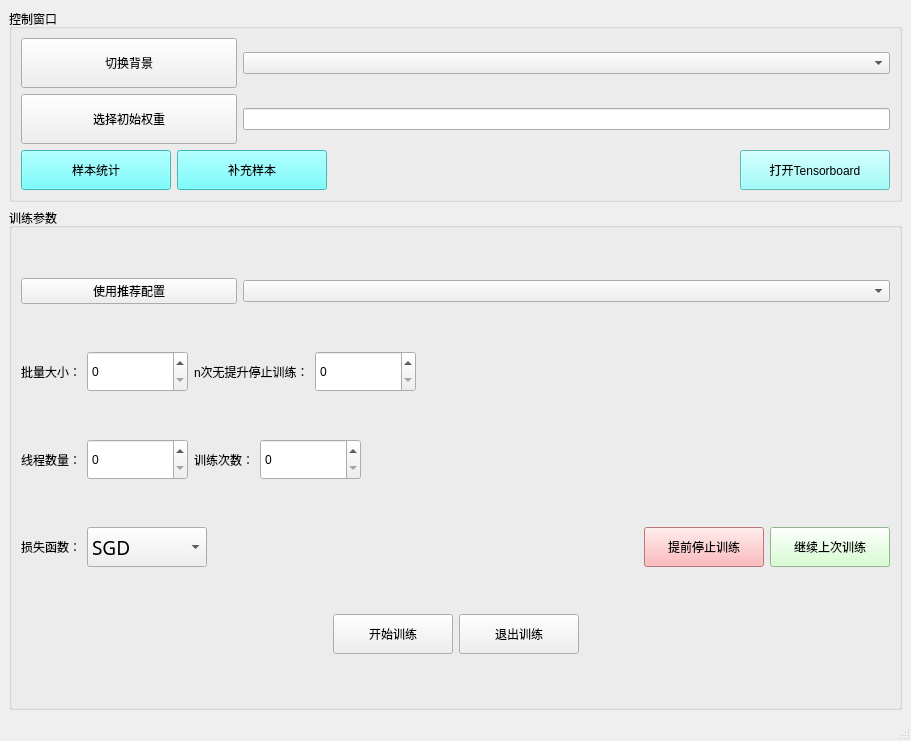
<?xml version="1.0" encoding="UTF-8"?>
<ui version="4.0">
 <class>MainWindow</class>
 <widget class="QMainWindow" name="MainWindow">
  <property name="geometry">
   <rect>
    <x>0</x>
    <y>0</y>
    <width>911</width>
    <height>741</height>
   </rect>
  </property>
  <property name="windowTitle">
   <string>训练界面</string>
  </property>
  <widget class="QWidget" name="centralwidget">
   <layout class="QVBoxLayout" name="verticalLayout" stretch="1,3">
    <item>
     <widget class="QGroupBox" name="groupBox_2">
      <property name="styleSheet">
       <string notr="true">font: 10pt &quot;新宋体&quot;;</string>
      </property>
      <property name="title">
       <string>控制窗口</string>
      </property>
      <layout class="QVBoxLayout" name="verticalLayout_4" stretch="1,1,1">
       <property name="sizeConstraint">
        <enum>QLayout::SetDefaultConstraint</enum>
       </property>
       <item>
        <layout class="QHBoxLayout" name="horizontalLayout_9" stretch="1,3">
         <item>
          <widget class="QPushButton" name="QpushButton_background">
           <property name="minimumSize">
            <size>
             <width>100</width>
             <height>50</height>
            </size>
           </property>
           <property name="styleSheet">
            <string notr="true">font: 14pt &quot;新宋体&quot;;</string>
           </property>
           <property name="text">
            <string>切换背景</string>
           </property>
          </widget>
         </item>
         <item>
          <widget class="QComboBox" name="QComboBox_background">
           <property name="styleSheet">
            <string notr="true">font: 14pt &quot;新宋体&quot;;</string>
           </property>
          </widget>
         </item>
        </layout>
       </item>
       <item>
        <layout class="QHBoxLayout" name="horizontalLayout_10" stretch="1,3">
         <item>
          <widget class="QPushButton" name="QPushButton_weight">
           <property name="minimumSize">
            <size>
             <width>100</width>
             <height>50</height>
            </size>
           </property>
           <property name="styleSheet">
            <string notr="true">font: 14pt &quot;新宋体&quot;;</string>
           </property>
           <property name="text">
            <string>选择初始权重</string>
           </property>
          </widget>
         </item>
         <item>
          <widget class="QLineEdit" name="lineEdit_weight">
           <property name="styleSheet">
            <string notr="true">font: 14pt &quot;新宋体&quot;;</string>
           </property>
          </widget>
         </item>
        </layout>
       </item>
       <item>
        <layout class="QHBoxLayout" name="horizontalLayout_11" stretch="1,0,0,0">
         <item>
          <widget class="QPushButton" name="QPushButton_data">
           <property name="minimumSize">
            <size>
             <width>150</width>
             <height>40</height>
            </size>
           </property>
           <property name="maximumSize">
            <size>
             <width>150</width>
             <height>40</height>
            </size>
           </property>
           <property name="styleSheet">
            <string notr="true">font: 14pt &quot;新宋体&quot;;
background:rgb(85, 255, 255)</string>
           </property>
           <property name="text">
            <string>样本统计</string>
           </property>
          </widget>
         </item>
         <item>
          <widget class="QPushButton" name="QPushButton_data_supply">
           <property name="minimumSize">
            <size>
             <width>150</width>
             <height>40</height>
            </size>
           </property>
           <property name="maximumSize">
            <size>
             <width>150</width>
             <height>40</height>
            </size>
           </property>
           <property name="styleSheet">
            <string notr="true">font: 14pt &quot;新宋体&quot;;
background:rgb(85, 255, 255)</string>
           </property>
           <property name="text">
            <string>补充样本</string>
           </property>
          </widget>
         </item>
         <item>
          <spacer name="horizontalSpacer_12">
           <property name="orientation">
            <enum>Qt::Horizontal</enum>
           </property>
           <property name="sizeHint" stdset="0">
            <size>
             <width>40</width>
             <height>20</height>
            </size>
           </property>
          </spacer>
         </item>
         <item>
          <widget class="QPushButton" name="QPushButton_opentensorboard">
           <property name="minimumSize">
            <size>
             <width>150</width>
             <height>40</height>
            </size>
           </property>
           <property name="styleSheet">
            <string notr="true">font: 14pt &quot;新宋体&quot;;
background:rgb(133, 255, 251)</string>
           </property>
           <property name="text">
            <string>打开Tensorboard</string>
           </property>
          </widget>
         </item>
        </layout>
       </item>
      </layout>
     </widget>
    </item>
    <item>
     <widget class="QGroupBox" name="groupBox">
      <property name="styleSheet">
       <string notr="true">font: 10pt &quot;新宋体&quot;;
</string>
      </property>
      <property name="title">
       <string>训练参数</string>
      </property>
      <layout class="QVBoxLayout" name="verticalLayout_5">
       <item>
        <layout class="QHBoxLayout" name="horizontalLayout_12" stretch="1,3">
         <item>
          <widget class="QPushButton" name="pushButton_suggest">
           <property name="styleSheet">
            <string notr="true">font: 14pt &quot;新宋体&quot;;</string>
           </property>
           <property name="text">
            <string>使用推荐配置</string>
           </property>
          </widget>
         </item>
         <item>
          <widget class="QComboBox" name="QComboBox_suggest">
           <property name="styleSheet">
            <string notr="true">font: 14pt &quot;新宋体&quot;;</string>
           </property>
          </widget>
         </item>
        </layout>
       </item>
       <item>
        <layout class="QHBoxLayout" name="horizontalLayout_13" stretch="0,0,0,0,0">
         <item>
          <widget class="QLabel" name="label_5">
           <property name="styleSheet">
            <string notr="true">font: 14pt &quot;Agency FB&quot;;</string>
           </property>
           <property name="text">
            <string>批量大小：</string>
           </property>
          </widget>
         </item>
         <item>
          <widget class="QSpinBox" name="spinBox_batch_size">
           <property name="minimumSize">
            <size>
             <width>101</width>
             <height>41</height>
            </size>
           </property>
           <property name="styleSheet">
            <string notr="true">
font: 14pt &quot;新宋体&quot;;</string>
           </property>
          </widget>
         </item>
         <item>
          <widget class="QLabel" name="label_7">
           <property name="styleSheet">
            <string notr="true">font: 14pt &quot;新宋体&quot;;</string>
           </property>
           <property name="text">
            <string>n次无提升停止训练：</string>
           </property>
          </widget>
         </item>
         <item>
          <widget class="QSpinBox" name="spinBox_patience">
           <property name="minimumSize">
            <size>
             <width>101</width>
             <height>41</height>
            </size>
           </property>
           <property name="styleSheet">
            <string notr="true">font: 14pt &quot;新宋体&quot;;</string>
           </property>
          </widget>
         </item>
         <item>
          <spacer name="horizontalSpacer_3">
           <property name="orientation">
            <enum>Qt::Horizontal</enum>
           </property>
           <property name="sizeHint" stdset="0">
            <size>
             <width>40</width>
             <height>20</height>
            </size>
           </property>
          </spacer>
         </item>
        </layout>
       </item>
       <item>
        <layout class="QHBoxLayout" name="horizontalLayout_14">
         <item>
          <widget class="QLabel" name="label_8">
           <property name="styleSheet">
            <string notr="true">font: 14pt &quot;Agency FB&quot;;</string>
           </property>
           <property name="text">
            <string>线程数量：</string>
           </property>
          </widget>
         </item>
         <item>
          <widget class="QSpinBox" name="spinBox_worker">
           <property name="minimumSize">
            <size>
             <width>101</width>
             <height>41</height>
            </size>
           </property>
           <property name="styleSheet">
            <string notr="true">font: 14pt &quot;新宋体&quot;;</string>
           </property>
          </widget>
         </item>
         <item>
          <widget class="QLabel" name="label_9">
           <property name="styleSheet">
            <string notr="true">font: 14pt &quot;Agency FB&quot;;</string>
           </property>
           <property name="text">
            <string>训练次数：</string>
           </property>
          </widget>
         </item>
         <item>
          <widget class="QSpinBox" name="spinBox_epoch">
           <property name="minimumSize">
            <size>
             <width>101</width>
             <height>41</height>
            </size>
           </property>
           <property name="styleSheet">
            <string notr="true">font: 14pt &quot;新宋体&quot;;</string>
           </property>
          </widget>
         </item>
         <item>
          <spacer name="horizontalSpacer_7">
           <property name="orientation">
            <enum>Qt::Horizontal</enum>
           </property>
           <property name="sizeHint" stdset="0">
            <size>
             <width>40</width>
             <height>20</height>
            </size>
           </property>
          </spacer>
         </item>
        </layout>
       </item>
       <item>
        <layout class="QHBoxLayout" name="horizontalLayout_15">
         <item>
          <widget class="QLabel" name="label_11">
           <property name="styleSheet">
            <string notr="true">font: 14pt &quot;Agency FB&quot;;</string>
           </property>
           <property name="text">
            <string>损失函数：</string>
           </property>
          </widget>
         </item>
         <item>
          <widget class="QComboBox" name="QComboBox_optimize">
           <property name="minimumSize">
            <size>
             <width>120</width>
             <height>40</height>
            </size>
           </property>
           <property name="font">
            <font>
             <family>新宋体</family>
             <pointsize>14</pointsize>
             <weight>50</weight>
             <italic>false</italic>
             <bold>false</bold>
            </font>
           </property>
           <property name="styleSheet">
            <string notr="true">font: 14pt &quot;新宋体&quot;;</string>
           </property>
           <property name="iconSize">
            <size>
             <width>50</width>
             <height>20</height>
            </size>
           </property>
           <item>
            <property name="text">
             <string>SGD</string>
            </property>
           </item>
           <item>
            <property name="text">
             <string>Adam</string>
            </property>
           </item>
           <item>
            <property name="text">
             <string>Adamw</string>
            </property>
           </item>
          </widget>
         </item>
         <item>
          <spacer name="horizontalSpacer_8">
           <property name="orientation">
            <enum>Qt::Horizontal</enum>
           </property>
           <property name="sizeHint" stdset="0">
            <size>
             <width>40</width>
             <height>20</height>
            </size>
           </property>
          </spacer>
         </item>
         <item>
          <spacer name="horizontalSpacer_9">
           <property name="orientation">
            <enum>Qt::Horizontal</enum>
           </property>
           <property name="sizeHint" stdset="0">
            <size>
             <width>40</width>
             <height>20</height>
            </size>
           </property>
          </spacer>
         </item>
         <item>
          <widget class="QPushButton" name="pushButton_stop">
           <property name="minimumSize">
            <size>
             <width>120</width>
             <height>40</height>
            </size>
           </property>
           <property name="styleSheet">
            <string notr="true">background:rgb(255, 165, 166);
font: 14pt &quot;新宋体&quot;;</string>
           </property>
           <property name="text">
            <string>提前停止训练</string>
           </property>
          </widget>
         </item>
         <item>
          <widget class="QPushButton" name="pushButton_continue">
           <property name="minimumSize">
            <size>
             <width>120</width>
             <height>40</height>
            </size>
           </property>
           <property name="styleSheet">
            <string notr="true">background:rgb(203, 255, 197);font: 14pt &quot;新宋体&quot;;</string>
           </property>
           <property name="text">
            <string>继续上次训练</string>
           </property>
          </widget>
         </item>
        </layout>
       </item>
       <item>
        <layout class="QHBoxLayout" name="horizontalLayout_16">
         <item>
          <spacer name="horizontalSpacer_10">
           <property name="orientation">
            <enum>Qt::Horizontal</enum>
           </property>
           <property name="sizeHint" stdset="0">
            <size>
             <width>40</width>
             <height>20</height>
            </size>
           </property>
          </spacer>
         </item>
         <item>
          <widget class="QPushButton" name="pushButton_start">
           <property name="minimumSize">
            <size>
             <width>120</width>
             <height>40</height>
            </size>
           </property>
           <property name="styleSheet">
            <string notr="true">font: 14pt &quot;新宋体&quot;;</string>
           </property>
           <property name="text">
            <string>开始训练</string>
           </property>
           <property name="iconSize">
            <size>
             <width>50</width>
             <height>50</height>
            </size>
           </property>
          </widget>
         </item>
         <item>
          <widget class="QPushButton" name="pushButton_final">
           <property name="minimumSize">
            <size>
             <width>120</width>
             <height>40</height>
            </size>
           </property>
           <property name="styleSheet">
            <string notr="true">font: 14pt &quot;新宋体&quot;;</string>
           </property>
           <property name="text">
            <string>退出训练</string>
           </property>
          </widget>
         </item>
         <item>
          <spacer name="horizontalSpacer_11">
           <property name="orientation">
            <enum>Qt::Horizontal</enum>
           </property>
           <property name="sizeHint" stdset="0">
            <size>
             <width>40</width>
             <height>20</height>
            </size>
           </property>
          </spacer>
         </item>
        </layout>
       </item>
      </layout>
     </widget>
    </item>
   </layout>
  </widget>
  <widget class="QMenuBar" name="menubar">
   <property name="geometry">
    <rect>
     <x>0</x>
     <y>0</y>
     <width>911</width>
     <height>26</height>
    </rect>
   </property>
  </widget>
  <widget class="QStatusBar" name="statusbar"/>
 </widget>
 <resources/>
 <connections/>
</ui>
